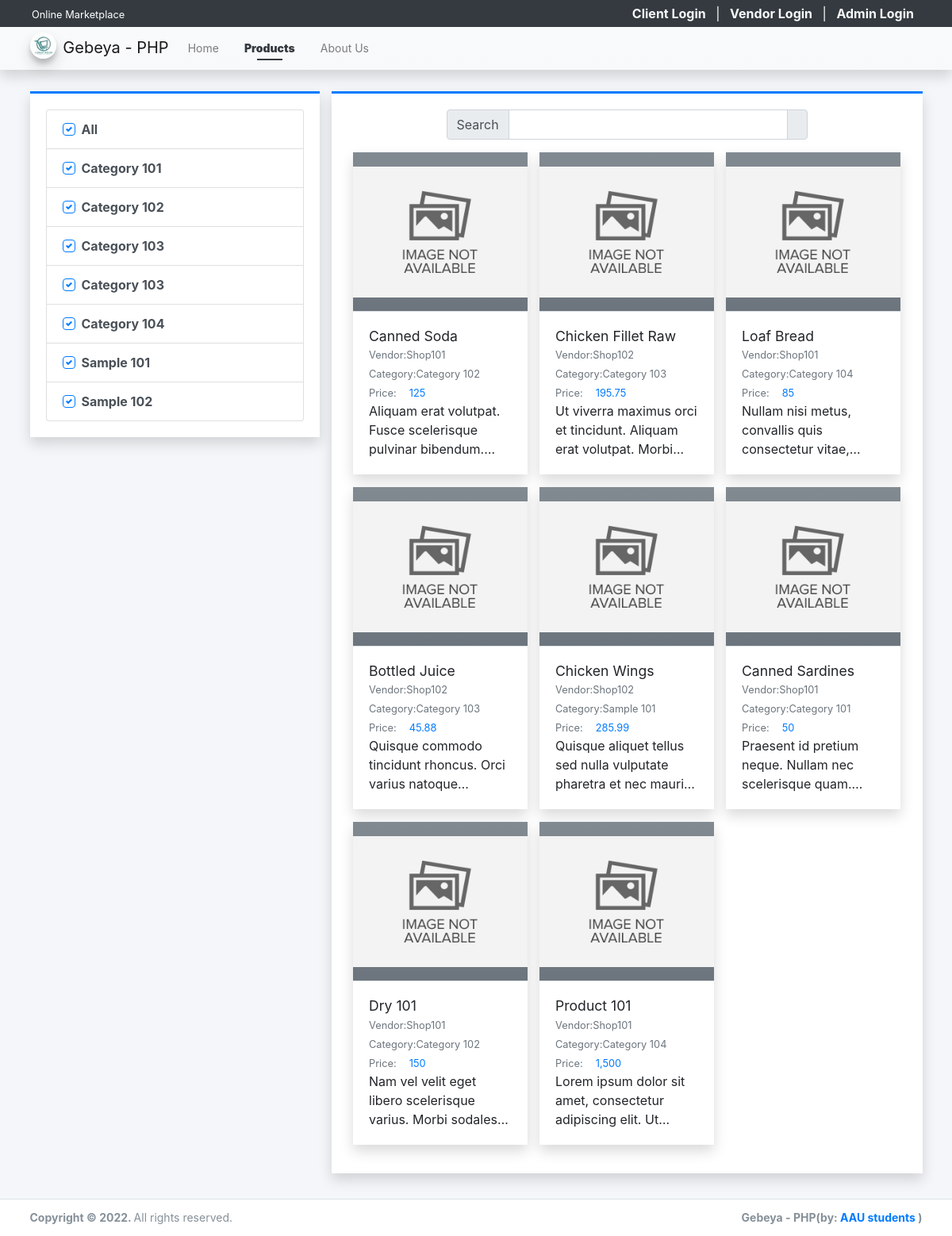
The page /?page=products on the database its author committed.
### tables this page shows
CREATE TABLE `category_list` (
  `id` int(30) NOT NULL,
  `vendor_id` int(30) NOT NULL,
  `name` text NOT NULL,
  `description` text NOT NULL,
  `status` tinyint(1) NOT NULL DEFAULT 1,
  `delete_flag` tinyint(1) NOT NULL DEFAULT 0,
  `date_created` datetime NOT NULL DEFAULT current_timestamp(),
  `date_updated` datetime DEFAULT NULL ON UPDATE current_timestamp()
);

CREATE TABLE `product_list` (
  `id` int(30) NOT NULL,
  `vendor_id` int(30) DEFAULT NULL,
  `category_id` int(30) DEFAULT NULL,
  `name` text NOT NULL,
  `description` text NOT NULL,
  `price` double NOT NULL DEFAULT 0,
  `image_path` text DEFAULT NULL,
  `status` tinyint(1) NOT NULL DEFAULT 1,
  `delete_flag` tinyint(1) NOT NULL DEFAULT 0,
  `date_created` datetime NOT NULL DEFAULT current_timestamp(),
  `date_updated` datetime DEFAULT NULL ON UPDATE current_timestamp()
);

CREATE TABLE `vendor_list` (
  `id` int(30) NOT NULL,
  `code` varchar(100) NOT NULL,
  `shop_type_id` int(30) NOT NULL,
  `shop_name` text NOT NULL,
  `shop_owner` text NOT NULL,
  `contact` text NOT NULL,
  `username` text NOT NULL,
  `password` text NOT NULL,
  `avatar` text DEFAULT NULL,
  `status` tinyint(1) NOT NULL DEFAULT 1,
  `delete_flag` tinyint(1) NOT NULL DEFAULT 0,
  `date_created` datetime NOT NULL DEFAULT current_timestamp(),
  `date_updated` datetime DEFAULT NULL ON UPDATE current_timestamp()
);

### config.php (called while the page is built, shortened)
<?php
function validate_image($file){
    $file = explode("?",$file)[0];
	if(!empty($file)){
		if(is_file(base_app.$file)){
			return base_url.$file;
		}else{
			return base_url.'dist/img/no-image-available.png';
		}
	}else{
		return base_url.'dist/img/no-image-available.png';
	}
}
function format_num($number = 0, $max_decimal = ''){
    if(is_numeric($number)){
        $ex = explode('.',$number);
        $dec = isset($ex[1]) ? strlen($ex[1]) : 0;
        if(empty($max_decimal) || (is_numeric($max_decimal) && $max_decimal >= $dec)){
            return number_format($number,$dec);
        }else{
            if(is_numeric($max_decimal))
                return number_format($number,$max_decimal);
            else
                return "Invalid Maximum Decimal";
        }
    }else{
        return "Invalid Number";
    }
}
?>

### products/index.php (the view, shortened to what this page needs)
<?php
$category_ids = isset($_GET['cids']) ? $_GET['cids'] : 'all';
?>
<div class="content py-3">
    <div class="row">
        <div class="col-md-4">
            <div class="card card-outline rounded-0 card-primary shadow">
                <div class="card-body">
                    <div class="list-group">
                        <div class="list-group-item list-group-item-action">
                            <div class="custom-control custom-checkbox">
                                <label for="cat_all" class="custom-control-label"> All</label>
                            </div>
                        </div>
                        <?php
                        $categories = $conn->query("SELECT * FROM `category_list` where delete_flag = 0 and status = 1 order by `name` asc ");
                        while($row = $categories->fetch_assoc()):
                        ?>
                        <div class="list-group-item list-group-item-action">
                            <div class="custom-control custom-checkbox">
                                <label for="cat_item<?= $row['id'] ?>" class="custom-control-label"> <?= $row['name'] ?></label>
                            </div>
                        </div>
                        <?php endwhile; ?>
                    </div>
                </div>
            </div>
        </div>
        <div class="col-md-8">
            <div class="card card-outline card-primary shadow rounded-0">
                <div class="card-body">
                    <div class="container-fluid">
                        <div class="row justify-content-center mb-3">
                            <div class="col-lg-8 col-md-10 col-sm-12">
                                <form action="" id="search-frm">
                                    <div class="input-group">
                                        <div class="input-group-prepend"><span class="input-group-text">Search</span></div>
                                        <input type="search" id="search" class="form-control" value="<?= isset($_GET['search']) ? $_GET['search'] : '' ?>">
                                        <div class="input-group-append"><span class="input-group-text"><i class="fa fa-search"></i></span></div>
                                    </div>
                                </form>
                            </div>
                        </div>
                        <div class="row" id="product_list">
                            <?php
                            $swhere = "";
                            if(!empty($category_ids)):
                            $products = $conn->query("SELECT p.*, v.shop_name as vendor, c.name as `category` FROM `product_list` p inner join vendor_list v on p.vendor_id = v.id inner join category_list c on p.category_id = c.id where p.delete_flag = 0 and p.`status` =1 {$swhere} order by RAND()");
                            while($row = $products->fetch_assoc()):
                            ?>
                            <div class="col-lg-4 col-md-6 col-sm-12 product-item">
                                <a href="./?page=products/view_product&id=<?= $row['id'] ?>" class="card shadow rounded-0 text-reset text-decoration-none">
                                <div class="product-img-holder position-relative">
                                    <img src="<?= validate_image($row['image_path']) ?>" alt="Product-image" class="img-top product-img bg-gradient-gray">
                                </div>
                                    <div class="card-body border-top border-gray">
                                        <h5 class="card-title text-truncate w-100"><?= $row['name'] ?></h5>
                                        <div class="d-flex w-100">
                                            <div class="col-auto px-0"><small class="text-muted">Vendor: </small></div>
                                            <div class="col-auto px-0 flex-shrink-1 flex-grow-1"><p class="text-truncate m-0"><small class="text-muted"><?= $row['vendor'] ?></small></p></div>
                                        </div>
                                        <div class="d-flex">
                                            <div class="col-auto px-0"><small class="text-muted">Category: </small></div>
                                            <div class="col-auto px-0 flex-shrink-1 flex-grow-1"><p class="text-truncate m-0"><small class="text-muted"><?= $row['category'] ?></small></p></div>
                                        </div>
                                        <div class="d-flex">
                                            <div class="col-auto px-0"><small class="text-muted">Price: </small></div>
                                            <div class="col-auto px-0 flex-shrink-1 flex-grow-1"><p class="m-0 pl-3"><small class="text-primary"><?= format_num($row['price']) ?></small></p></div>
                                        </div>
                                        <p class="card-text truncate-3 w-100"><?= strip_tags(html_entity_decode($row['description'])) ?></p>
                                    </div>
                                </a>
                            </div>
                            <?php endwhile; ?>
                            <?php else: ?>
                                <div class="col-12 text-center">
                                    Please select atleast 1 product category
                                </div>
                            <?php endif; ?>
                        </div>
                    </div>
                </div>
            </div>
        </div>
    </div>
</div>

### rows shown on the page
category_list: name "Category 101"
category_list: name "Category 102"
category_list: name "Category 103"
category_list: name "Category 103"
category_list: name "Category 104"
category_list: name "Sample 101"
category_list: name "Sample 102"
product_list: name "Canned Soda", vendor.shop_name "Shop101", category.name "Category 102", price "125", description "Aliquam erat volutpat. Fusce scelerisque pulvinar…"
product_list: name "Chicken Fillet Raw", vendor.shop_name "Shop102", category.name "Category 103", price "195.75", description "Ut viverra maximus orci et tincidunt. Aliquam erat volutpat.…"
product_list: name "Loaf Bread", vendor.shop_name "Shop101", category.name "Category 104", price "85", description "Nullam nisi metus, convallis quis consectetur…"
product_list: name "Bottled Juice", vendor.shop_name "Shop102", category.name "Category 103", price "45.88", description "Quisque commodo tincidunt rhoncus. Orci varius…"
product_list: name "Chicken Wings", vendor.shop_name "Shop102", category.name "Sample 101", price "285.99", description "Quisque aliquet tellus sed nulla vulputate pharetra et nec…"
product_list: name "Canned Sardines", vendor.shop_name "Shop101", category.name "Category 101", price "50", description "Praesent id pretium neque. Nullam nec scelerisque…"
product_list: name "Dry 101", vendor.shop_name "Shop101", category.name "Category 102", price "150", description "Nam vel velit eget libero scelerisque varius. Morbi…"
product_list: name "Product 101", vendor.shop_name "Shop101", category.name "Category 104", price "1,500", description "Lorem ipsum dolor sit amet, consectetur adipiscing elit.…"

### other values the page prints
$_settings->info('name') "Online Marketplace"
$_settings->info('short_name') "Gebeya - PHP"
